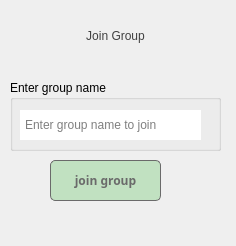
<?xml version="1.0" encoding="UTF-8"?>
<ui version="4.0">
 <class>joingroupname</class>
 <widget class="QDialog" name="joingroupname">
  <property name="geometry">
   <rect>
    <x>0</x>
    <y>0</y>
    <width>236</width>
    <height>246</height>
   </rect>
  </property>
  <property name="windowTitle">
   <string>Join Group</string>
  </property>
  <widget class="QLabel" name="label_3">
   <property name="geometry">
    <rect>
     <x>10</x>
     <y>10</y>
     <width>211</width>
     <height>51</height>
    </rect>
   </property>
   <property name="styleSheet">
    <string notr="true">QWidget
{
	color: rgb(64, 64, 64);
  	font: 900 14pt &quot;Exo 2&quot;;
}</string>
   </property>
   <property name="text">
    <string>Join Group</string>
   </property>
   <property name="alignment">
    <set>Qt::AlignCenter</set>
   </property>
  </widget>
  <widget class="QGroupBox" name="groupBox_2">
   <property name="geometry">
    <rect>
     <x>10</x>
     <y>80</y>
     <width>211</width>
     <height>71</height>
    </rect>
   </property>
   <property name="title">
    <string>Enter group name</string>
   </property>
   <widget class="QLineEdit" name="lineEdit_groupname_on_joingroupname">
    <property name="geometry">
     <rect>
      <x>10</x>
      <y>30</y>
      <width>181</width>
      <height>30</height>
     </rect>
    </property>
    <property name="styleSheet">
     <string notr="true">padding-left:3px;</string>
    </property>
    <property name="frame">
     <bool>false</bool>
    </property>
    <property name="placeholderText">
     <string>Enter group name to join</string>
    </property>
   </widget>
  </widget>
  <widget class="QPushButton" name="pushButton_joingroup_on_joingroupname">
   <property name="geometry">
    <rect>
     <x>50</x>
     <y>160</y>
     <width>111</width>
     <height>41</height>
    </rect>
   </property>
   <property name="font">
    <font>
     <family>Exo 2</family>
     <pointsize>9</pointsize>
     <italic>false</italic>
     <bold>true</bold>
    </font>
   </property>
   <property name="whatsThis">
    <string>&lt;html&gt;&lt;head/&gt;&lt;body&gt;&lt;p&gt;push to join&lt;/p&gt;&lt;/body&gt;&lt;/html&gt;</string>
   </property>
   <property name="styleSheet">
    <string notr="true">QPushButton
{
		background-color:rgb(193, 225, 193);
	color: rgb(106, 106, 106);
	font-weight: bold;
	border-style: solid;
	border-width: 1px;
	border-radius: 5px;
	padding: 10px;
	font: 700 9pt &quot;Exo 2&quot;;
}
</string>
   </property>
   <property name="text">
    <string>join group</string>
   </property>
  </widget>
 </widget>
 <resources/>
 <connections/>
</ui>
